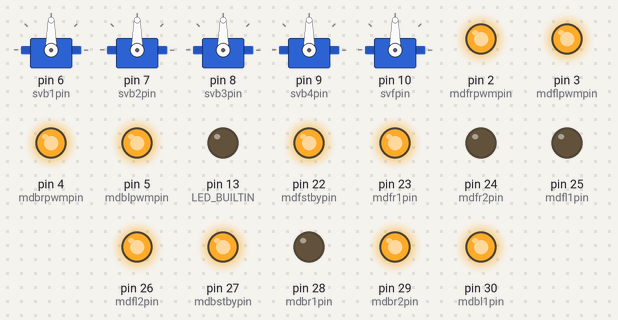
The program below on a simulated Arduino Mega 2560, built with avr-gcc and run on an emulated ATmega2560. On the bench: 5 × servo, output pins drawn as LEDs (lit = HIGH).

Above: at 0.1 s.
Timing chart, 0 to 1.6 s (numbered marks = the images above):
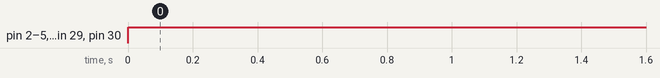

Measured:
- by itself, pin 2 (mdfrpwmpin), pin 3 (mdflpwmpin), pin 4 (mdbrpwmpin), pin 5 (mdblpwmpin), pin 22 (mdfstbypin), pin 23 (mdfr1pin), pin 26 (mdfl2pin), pin 27 (mdbstbypin), pin 29 (mdbr2pin), pin 30 (mdbl1pin): LOW → HIGH at 0.00 s

The program:

main.cpp
```cpp
#include <Arduino.h>
#include <Servo.h>

/*
＿人人人人＿
＞　Pien　＜
￣Y^Y^Y^Y^￣
*/

//サーボモーター
Servo svb1s;
Servo svb2s;
Servo svb3s;
Servo svb4s;
Servo svfs;

//ここからDefine

//カラーセンサー・右
#define csrrpin A3
#define csrgpin A4
#define csrbpin A5

//カラーセンサー・左
#define cslrpin A6
#define cslgpin A7
#define cslbpin A8

//フォトトランジスタ・機体裏、右、左
#define ptbpin A0
#define ptrpin A1
#define ptlpin A2

//タッチセンサー・前、後
#define tsfpin 32
#define tsrpin 33

//タッチセンサー・バケット右、左
#define tsbrpin 34
#define tsblpin 35

//超音波センサー右・Output、PulseIn
#define ssropin 36
#define ssrppin 37

//超音波センサー左・Output、PulseIn
#define sslopin 38
#define sslppin 39

//モータードライバー前
#define mdfstbypin 22
#define mdfr1pin 23
#define mdfr2pin 24
#define mdfrpwmpin 2
#define mdfl1pin 25
#define mdfl2pin 26
#define mdflpwmpin 3

//モータードライバー後ろ
#define mdbstbypin 27
#define mdbr1pin 28
#define mdbr2pin 29
#define mdbrpwmpin 4
#define mdbl1pin 30
#define mdbl2pin 31
#define mdblpwmpin 5

//サーボモーター
#define svb1pin 6
#define svb2pin 7
#define svb3pin 8
#define svb4pin 9
#define svfpin 10

//音速
#define sonicspeed 340

//ここまでDefine

//ここから変数定義
//ここから部品系

//カラーセンサー・右
int csrr;
int csrg;
int csrb;

//カラーセンサー・左
int cslr;
int cslg;
int cslb;

//カラーセンサー・モノクロ
int csrm;
int cslm;

//カラーセンサー・色
enum cl {white, black, green, silver, red};
cl csrc;
cl cslc;

//フォトトランジスタ
int ptb;
int ptr;
int ptl;

//タッチセンサー
bool tsf;
bool tsr;
bool tsbr;
bool tsbl;

//超音波センサー
float ssr;
float ssl;

//モータードライバー前
int mdfstby;
int mdfr1;
int mdfr2;
int mdfrpwm;
int mdfl1;
int mdfl2;
int mdflpwm;

//モータードライバー後
int mdbstby;
int mdbr1;
int mdbr2;
int mdbrpwm;
int mdbl1;
int mdbl2;
int mdblpwm;

//サーボモーター
int svb1;
int svb2;
int svb3;
int svb4;
int svf;

//ここまで部品系

//ここからしきい値系
//しきい値はプログラム内で動的に変更できるように変数でおく
//setupで定義しよう

//赤検知
int thrrcsr;
int thrrcsg;
int thrrcsb;
int thrlcsr;
int thrlcsg;
int thrlcsb;

//緑検知
int thgrcsr;
int thgrcsg;
int thgrcsb;
int thglcsr;
int thglcsg;
int thglcsb;

//白検知
int thwrcsr;
int thwrcsg;
int thwrcsb;
int thwrcsm;
int thwlcsr;
int thwlcsg;
int thwlcsb;
int thwlcsm;

//銀検知
int thsrcsr;
int thsrcsg;
int thsrcsb;
int thslcsr;
int thslcsg;
int thslcsb;

//黒検知
int thbrcsr;
int thbrcsg;
int thbrcsb;
int thbrcsm;
int thblcsr;
int thblcsg;
int thblcsb;
int thblcsm;

//補正用
int thcrcsr;
int thcrcsg;
int thcrcsb;
int thclcsr;
int thclcsg;
int thclcsb;

//カラーカウンタ
int ccbrcs;
int ccblcs;
int ccwrcs;
int ccwlcs;
int ccgrcs;
int ccglcs;
int ccrrcs;
int ccrlcs;

int ccbrcse;
int ccblcse;
int ccwrcse;
int ccwlcse;
int ccgrcse;
int ccglcse;
int ccrrcse;
int ccrlcse;

//ここまでしきい値系

//タイマー
unsigned long timer;
unsigned long timerb;

//ここまで変数定義

//センサー系のリード関数

//カラーセンサー
void csrrread() {
  csrr = (analogRead(csrrpin) - thcrcsr)*(1023/(1023 - thcrcsr));
}

void csrgread() {
  csrg = (analogRead(csrgpin) - thcrcsg)*(1023/(1023 - thcrcsg));
}

void csrbread() {
  csrb = (analogRead(csrbpin) - thcrcsb)*(1023/(1023 - thcrcsb));
}

void cslrread() {
  cslr = (analogRead(cslrpin) - thclcsr)*(1023/(1023 - thclcsr));
}

void cslgread() {
  cslg = (analogRead(cslgpin) - thclcsg)*(1023/(1023 - thclcsg));
}

void cslbread() {
  cslb = (analogRead(cslbpin) - thclcsb)*(1023/(1023 - thclcsb));
}

void csread() {
  csrrread();
  csrgread();
  csrbread();
  cslrread();
  cslgread();
  cslbread();

  //white
  if (csrr < thwrcsr and csrg < thwrcsg and csrb < thwrcsb) {
    csrc = white;
  }
  if (cslr < thwlcsr and cslg < thwlcsg and cslb < thwlcsb) {
    cslc = white;
  }

  //black
  if (csrr > thbrcsr and csrg > thbrcsg and csrb > thbrcsb) {
    csrc = black;
  }
  if (cslr > thblcsr and cslg > thblcsg and cslb > thblcsb) {
    cslc = black;
  }

  //green
  if (csrr > thgrcsr and csrg < thgrcsg and csrb > thgrcsb) {
    csrc = green;
  }
  if (cslr > thglcsr and cslg < thglcsg and cslb > thglcsb) {
    cslc = green;
  }

  //red
  if (csrr < thgrcsr and csrg > thrrcsg and csrb > thrrcsb) {
    csrc = red;
  }
  if (cslr < thrlcsr and cslg > thrlcsg and cslb > thrlcsb) {
    cslc = red;
  }
}

//フォトトランジスタ
void ptbread() {
  ptb = analogRead(ptbpin);
}

void ptrread() {
  ptr = analogRead(ptrpin);
}

void ptlread() {
  ptl = analogRead(ptlpin);
}

//タッチセンサー

void tsfread() {
  if (digitalRead(tsfpin) == HIGH) {
    tsf = true;
  } else {
    tsf = false;
  }
}

void tsrread() {
  if (digitalRead(tsrpin) == HIGH) {
    tsr = true;
  } else {
    tsr = false;
  }
}

void tsbrread() {
  if (digitalRead(tsbrpin) == HIGH) {
    tsbr = true;
  } else {
    tsbr = false;
  }
}

void tsblread() {
  if (digitalRead(tsblpin) == HIGH) {
    tsbl = true;
  } else {
    tsbl = false;
  }
}

//超音波センサー

void ssrread() {
  digitalWrite(ssropin,LOW);
  delayMicroseconds(2);
  digitalWrite(ssropin,HIGH); //超音波を出力
  delayMicroseconds( 10 ); //
  digitalWrite(ssropin,LOW);
  ssr = pulseIn(ssrppin,HIGH)*sonicspeed/5000;//読んで→音速かけて→いい感じにcmに変換
}

void sslread() {
  digitalWrite(sslopin,LOW);
  delayMicroseconds(2);
  digitalWrite(sslopin,HIGH); //超音波を出力
  delayMicroseconds( 10 ); //
  digitalWrite(sslopin,LOW);
  ssl = pulseIn(sslppin,HIGH)*sonicspeed/5000;//読んで→音速かけて→いい感じにcmに変換
}

//↑までをまとめると

void lineread() {
  //ラインを読んで
  csread();
  ptbread();

  //モノクロの計算
  csrm = (csrr + csrg + csrb)/3 ;
  cslm = (cslr + cslg + cslb)/3 ;

  //障害物があるか否か
  tsfread();

  //超音波センサ
  ssrread();
  sslread();
}

//カラーカウンタ、黒
void ccbrread() {
  if (csrc == black) {
    ccbrcs = ccbrcs + 1;
  } else {
    ccbrcs = ccbrcs - 4;
    if (ccbrcs < 0) {
      ccbrcs = 0;
    }
  }

  if (ccbrcs > 30) {
    ccbrcse = 1;
  } else {
    ccbrcse = 0;
  }
}

void ccblread() {
  if (cslc == black) {
    ccblcs = ccblcs + 1;
  } else {
    ccblcs = ccblcs - 4;
    if (ccblcs < 0) {
      ccblcs = 0;
    }
  }

  if (ccblcs > 30) {
    ccblcse = 1;
  } else {
    ccblcse = 0;
  }
}

//カラーカウンタ、白
void ccwrread() {
  if (csrc == white) {
    ccwrcs = ccwrcs + 1;
  } else {
    ccwrcs = ccwrcs - 4;
    if (ccwrcs < 0) {
      ccwrcs = 0;
    }
  }

  if (ccwrcs > 30) {
    ccwrcse = 1;
  } else {
    ccwrcse = 0;
  }
}

void ccwlread() {
  if (cslc == white) {
    ccwlcs = ccwlcs + 1;
  } else {
    ccwlcs = ccwlcs - 4;
    if (ccwlcs < 0) {
      ccwlcs = 0;
    }
  }

  if (ccwlcs > 30) {
    ccwlcse = 1;
  } else {
    ccwlcse = 0;
  }
}

//カラーカウンタ、緑
void ccgrread() {
  if (csrc == green) {
    ccgrcs = ccgrcs + 1;
  } else {
    ccgrcs = ccgrcs - 4;
    if (ccgrcs < 0) {
      ccgrcs = 0;
    }
  }

  if (ccgrcs > 30) {
    ccgrcse = 1;
  } else {
    ccgrcse = 0;
  }
}

void ccglread() {
  if (cslc == green) {
    ccglcs = ccglcs + 1;
  } else {
    ccglcs = ccglcs - 4;
    if (ccglcs < 0) {
      ccglcs = 0;
    }
  }

  if (ccglcs > 30) {
    ccglcse = 1;
  } else {
    ccglcse = 0;
  }
}

//カラーカウンタ、赤
void ccrrread() {
  if (csrc == red) {
    ccrrcs = ccrrcs + 1;
  } else {
    ccrrcs = ccrrcs - 4;
    if (ccrrcs < 0) {
      ccrrcs = 0;
    }
  }

  if (ccrrcs > 30) {
    ccrrcse = 1;
  } else {
    ccrrcse = 0;
  }
}

void ccrlread() {
  if (cslc == red) {
    ccrlcs = ccrlcs + 1;
  } else {
    ccrlcs = ccrlcs - 4;
    if (ccrlcs < 0) {
      ccrlcs = 0;
    }
  }

  if (ccrlcs > 30) {
    ccrlcse = 1;
  } else {
    ccrlcse = 0;
  }
}


//ここまでリード関数

//ここから駆動関数

//モータードライバ、前、右
void mdfrd(int s) {
  digitalWrite(mdfstbypin, HIGH);
  if (s < 0) {
    digitalWrite(mdfr1pin, LOW);
    digitalWrite(mdfr2pin, HIGH);
  } else {
    digitalWrite(mdfr1pin, HIGH);
    digitalWrite(mdfr2pin, LOW);
  }
  analogWrite(mdfrpwmpin,abs(s));
}

//モータードライバ、前、左
void mdfld(int s) {
  digitalWrite(mdfstbypin, HIGH);
  if (s < 0) {
    digitalWrite(mdfl1pin, HIGH);
    digitalWrite(mdfl2pin, LOW);
  } else {
    digitalWrite(mdfl1pin, LOW);
    digitalWrite(mdfl2pin, HIGH);
  }
  analogWrite(mdflpwmpin,abs(s));
}

//モータードライバ、後、右
void mdbrd(int s) {
  digitalWrite(mdbstbypin, HIGH);
  if (s < 0) {
    digitalWrite(mdbr1pin, HIGH);
    digitalWrite(mdbr2pin, LOW);
  } else {
    digitalWrite(mdbr1pin, LOW);
    digitalWrite(mdbr2pin, HIGH);
  }
  analogWrite(mdbrpwmpin,abs(s));
}

//モータードライバ、後、左
void mdbld(int s) {
  digitalWrite(mdbstbypin, HIGH);
  if (s < 0) {
    digitalWrite(mdbl1pin, LOW);
    digitalWrite(mdbl2pin, HIGH);
  } else {
    digitalWrite(mdbl1pin, HIGH);
    digitalWrite(mdbl2pin, LOW);
  }
  analogWrite(mdblpwmpin,abs(s));
}

//ブレーキ
void mdb() {
  digitalWrite(mdfstbypin, HIGH);
  digitalWrite(mdfr1pin, HIGH);
  digitalWrite(mdfr2pin, HIGH);
  analogWrite(mdfrpwmpin, 0);

  digitalWrite(mdfl1pin, HIGH);
  digitalWrite(mdfl2pin, HIGH);
  analogWrite(mdflpwmpin, 0);

  digitalWrite(mdbstbypin, HIGH);
  digitalWrite(mdbr1pin, HIGH);
  digitalWrite(mdbr2pin, HIGH);
  analogWrite(mdbrpwmpin, 0);

  digitalWrite(mdbl1pin, HIGH);
  digitalWrite(mdbl2pin, HIGH);
  analogWrite(mdblpwmpin, 0);
}

//サーボモータ
void svb1d(int r) {
  svb1s.write(r);
}

void svb2d(int r) {
  svb2s.write(r);
}

void svb3d(int r) {
  svb3s.write(r);
}

void svb4d(int r) {
  svb4s.write(r);
}

void svrd(int r) {
  svfs.write(r);
}

//しきい値宣言
void threshold() {
  //赤検知
  thrrcsr = 700;
  thrrcsg = 900;
  thrrcsb = 900;
  thrlcsr = 700;
  thrlcsg = 900;
  thrlcsb = 900;

  //緑検知
  thgrcsr = 850;
  thgrcsg = 700;
  thgrcsb = 880;
  thglcsr = 850;
  thglcsg = 700;
  thglcsb = 880;

  //白検知
  thwrcsr = 640;
  thwrcsg = 500;
  thwrcsb = 410;
  thwrcsm = 516;
  thwlcsr = 640;
  thwlcsg = 500;
  thwlcsb = 410;
  thwlcsm = 516;

  //黒検知
  thbrcsr = 880;
  thbrcsg = 880;
  thbrcsb = 880;
  thbrcsm = 880;
  thblcsr = 880;
  thblcsg = 880;
  thblcsb = 880;
  thblcsm = 880;

  //補正用
  thcrcsr = 700;
  thcrcsg = 700;
  thcrcsb = 700;
  thclcsr = 700;
  thclcsg = 700;
  thclcsb = 700;
}

//ピンの設定
void pinset() {
  //タッチセンサー
  pinMode(tsfpin,INPUT);
  pinMode(tsrpin,INPUT);
  pinMode(tsbrpin,INPUT);
  pinMode(tsblpin,INPUT);

  //超音波センサー
  pinMode(ssropin,OUTPUT);
  pinMode(ssrppin,INPUT);
  pinMode(sslopin,OUTPUT);
  pinMode(sslppin,INPUT);

  //モータードライバ
  pinMode(mdfstbypin,OUTPUT);
  pinMode(mdfr1pin,OUTPUT);
  pinMode(mdfr2pin,OUTPUT);
  pinMode(mdfl1pin,OUTPUT);
  pinMode(mdfl2pin,OUTPUT);

  pinMode(mdbstbypin,OUTPUT);
  pinMode(mdbr1pin,OUTPUT);
  pinMode(mdbr2pin,OUTPUT);
  pinMode(mdbl1pin,OUTPUT);
  pinMode(mdbl2pin,OUTPUT);

  //led
  pinMode(LED_BUILTIN, OUTPUT);

  //ついでにサーボアタッチ
  svb1s.attach(svb1pin);
  svb2s.attach(svb2pin);
  svb3s.attach(svb3pin);
  svb4s.attach(svb4pin);
  svfs.attach(svfpin);
}

//ライントレース関数、連続で呼んでね
void linetrace() {
  int outmdfr;
  int outmdfl;
  int outmdbr;
  int outmdbl;
  lineread();

  outmdfr = csrm/1023*255;
  outmdfl = cslm/1023*255;
  outmdbr = csrm/1023*255;
  outmdbl = cslm/1023*255;

  mdfrd(outmdfr);
  mdfrd(outmdfl);
  mdfrd(outmdbr);
  mdfrd(outmdbl);
}

//徐行
void slowtrace() {
  int outmdfr;
  int outmdfl;
  int outmdbr;
  int outmdbl;
  lineread();

  outmdfr = csrm/1000*255/1.8;
  outmdfl = cslm/1000*255/1.8;
  outmdbr = csrm/1000*255/1.8;
  outmdbl = cslm/1000*255/1.8;

  mdfrd(outmdfr);
  mdfrd(outmdfl);
  mdfrd(outmdbr);
  mdfrd(outmdbl);
}

//逆走
void backtrace() {
  int outmdfr;
  int outmdfl;
  int outmdbr;
  int outmdbl;
  lineread();

  outmdfr = csrm/1000*255/1.8*-1;
  outmdfl = cslm/1000*255/1.8*-1;
  outmdbr = csrm/1000*255/1.8*-1;
  outmdbl = cslm/1000*255/1.8*-1;

  mdfrd(outmdfr);
  mdfrd(outmdfl);
  mdfrd(outmdbr);
  mdfrd(outmdbl);
}

//フェイルセーフ（ギャップ検索）
void failsafe() {
    //120度回す
    timer = millis();
    timerb = millis();
    while (timerb < timer + 1000) {
      timerb = millis();
      mdfrd(255);
      mdfld(-255);
      mdfrd(255);
      mdfld(-255);
      Serial.println("rotating 120 degrees to right");
    }

    //ちょいブレーキ
    mdb();
    delay(500);

    //逆にも
    timer = millis();
    timerb = millis();
    while (timerb < timer + 1000) {
      timerb = millis();
      mdfrd(-125);
      mdfld(125);
      mdfrd(-125);
      mdfld(125);
      Serial.println("rotating 120 degrees to left");
    }

  //ちょいブレーキ
  mdb();
  delay(500);

  //戻す
  timer = millis();
  timerb = millis();
  while (timerb < timer + 500) {
    timerb = millis();
    mdfrd(125);
    mdfld(-125);
    mdfrd(125);
    mdfld(-125);
    Serial.println("rotating 60 degrees to right");
  }

  //ちょいブレーキ
  mdb();
  delay(500);

  //ちょっと前へ
  timer = millis();
  timerb = millis();
  while (timerb < timer + 1500) {
    timerb = millis();
    mdfrd(125);
    mdfld(125);
    mdfrd(125);
    mdfld(125);
    Serial.println("moving forward");
  }

  //ちょいブレーキ
  mdb();
  delay(500);
}

void line_sequence() {

}

void rescue_sequence() {

}

void initf() {
  Serial.begin(9600);

  threshold();//しきい値設定

  pinset();//ピンモードの設定
}

void test() {
  lineread();
  Serial.print(csrc);
  Serial.print(", ");
  Serial.print(cslc);
  Serial.print(", ");
  Serial.print(csrr);
  Serial.print(", ");
  Serial.print(csrg);
  Serial.print(", ");
  Serial.print(csrb);
  Serial.print(", ");
  Serial.print(cslr);
  Serial.print(", ");
  Serial.print(cslg);
  Serial.print(", ");
  Serial.print(cslb);
  Serial.println("");
}

void test2() {
  timer = millis();
  timerb = millis();
  while (timerb < timer+1000) {
    timerb = millis();
    Serial.println("hoge!");
  }
  for (int i = 0; i < 100; i++){
    Serial.println("fuga!");
  }

}

void setup() {
  // put your setup code here, to run once:
  initf();
}

void loop() {
  // put your main code here, to run repeatedly:
  mdfrd(255);
  mdfld(255);
  mdbrd(255);
  mdbld(255);
}
```
